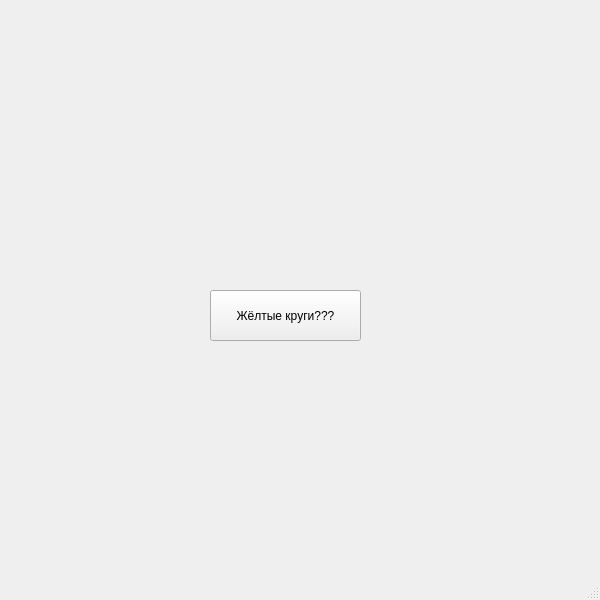
<?xml version="1.0" encoding="UTF-8"?>
<ui version="4.0">
 <class>MainWindow</class>
 <widget class="QMainWindow" name="MainWindow">
  <property name="geometry">
   <rect>
    <x>0</x>
    <y>0</y>
    <width>600</width>
    <height>600</height>
   </rect>
  </property>
  <property name="minimumSize">
   <size>
    <width>600</width>
    <height>600</height>
   </size>
  </property>
  <property name="maximumSize">
   <size>
    <width>600</width>
    <height>600</height>
   </size>
  </property>
  <property name="windowTitle">
   <string>MainWindow</string>
  </property>
  <widget class="QWidget" name="centralwidget">
   <widget class="QPushButton" name="pushButton">
    <property name="geometry">
     <rect>
      <x>210</x>
      <y>290</y>
      <width>151</width>
      <height>51</height>
     </rect>
    </property>
    <property name="text">
     <string>Жёлтые круги???</string>
    </property>
   </widget>
  </widget>
  <widget class="QMenuBar" name="menubar">
   <property name="geometry">
    <rect>
     <x>0</x>
     <y>0</y>
     <width>600</width>
     <height>26</height>
    </rect>
   </property>
  </widget>
  <widget class="QStatusBar" name="statusbar"/>
 </widget>
 <resources/>
 <connections/>
</ui>
